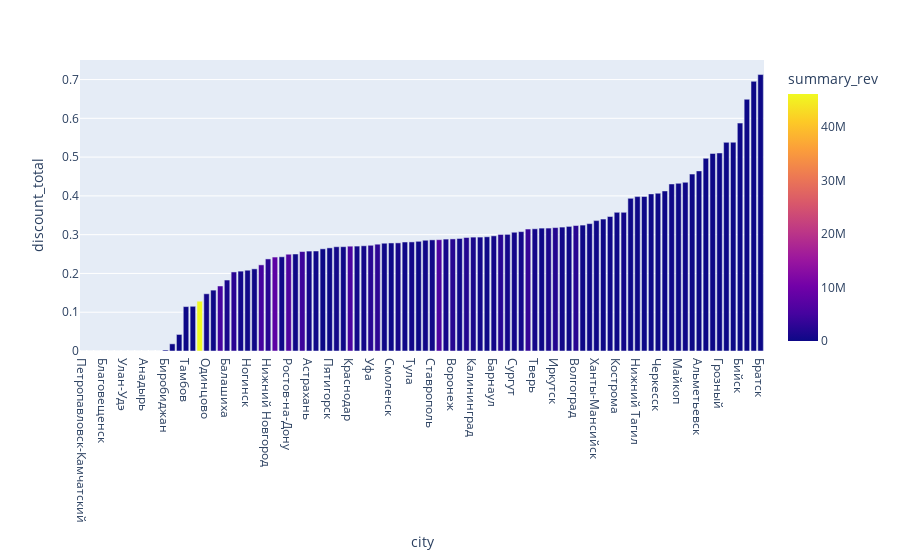

Source (notebook cell):
### Markdown cell above
то же что и выше но с МСК

### Code cell
px.bar(compare_disc.sort_values('discount_total'), x = 'city',y ='discount_total', 
       hover_data= ['summary_rev'], color = 'summary_rev')
